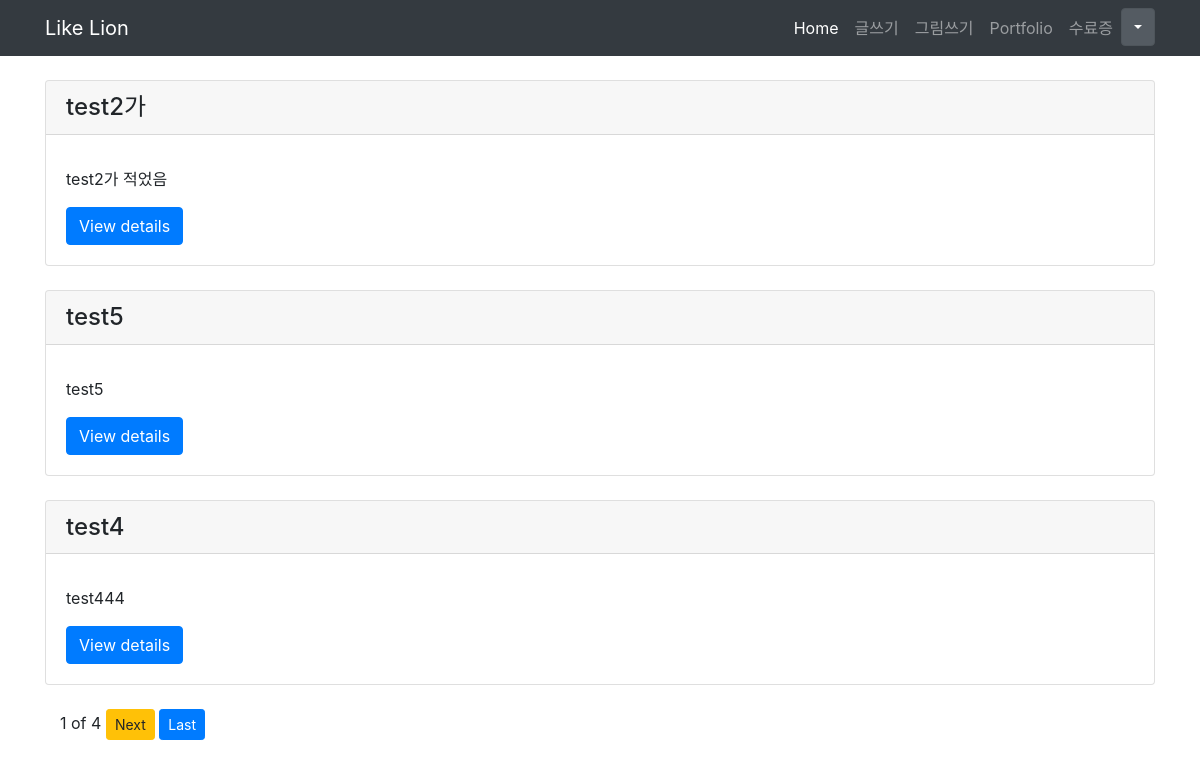
The app's page /, older data.
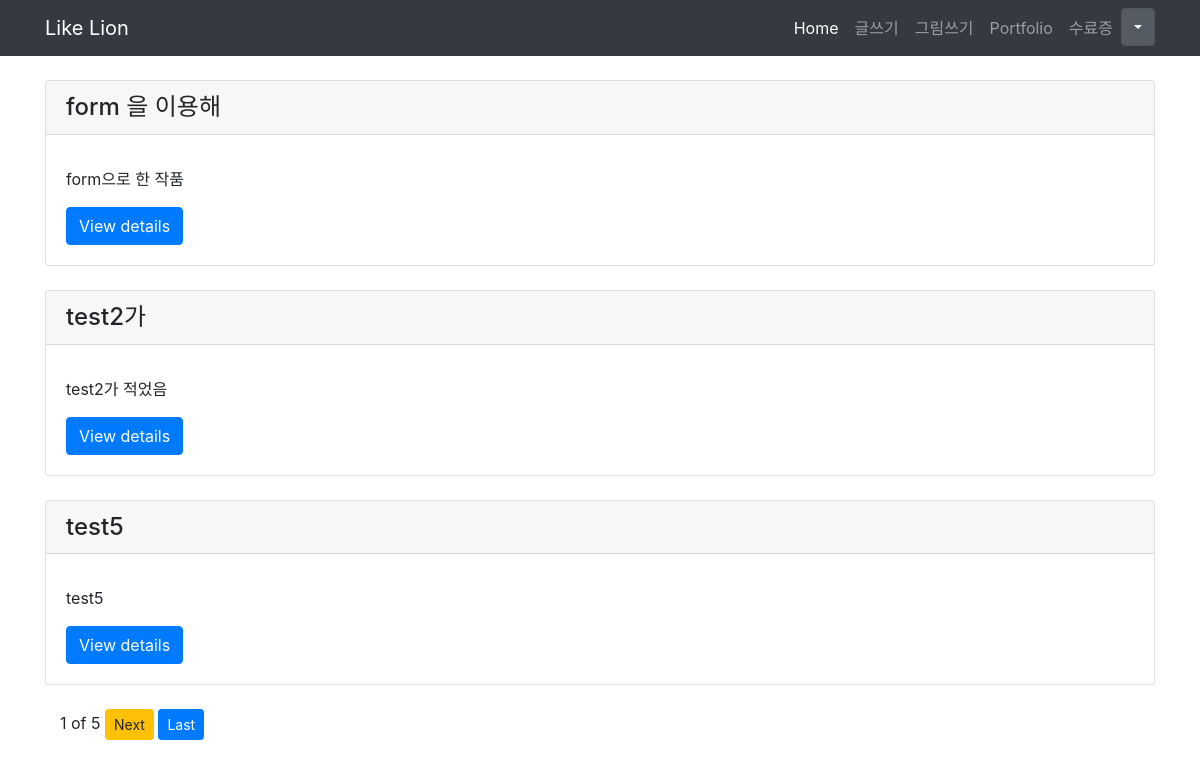
The same page, newer data.
### blog/models.py (models this page shows, shortened)
class Blog(models.Model):
    title = models.CharField(max_length=200)
    pub_date = models.DateTimeField('date published')
    body = models.TextField()
    def summary(self):
        return self.body[:100]

### blog/views.py (the view)
# urls.py: path('', blog.views.home, name='home'),
def home(request):
    blogs = Blog.objects
    blog_list = Blog.objects.all().order_by('-id')
    paginator = Paginator(blog_list, 3)
    page = request.GET.get('page')
    posts = paginator.get_page(page)
    return render(request,'blog/home.html', {'blogs':blogs, 'posts':posts})

### blog/templates/blog/home.html (shortened to what this page needs)
{% extends 'base.html' %}
{% block content %}
{% for blog in posts %}
    <br>
    <div class="card">
    <h4 class="card-header">{{ blog.title }}</h4>
        <div class="card-body">
        <p class="card-text">{{ blog.summary }}</p>
        <a class="btn btn-primary" href="{% url 'detail' blog.id %}" role="button">View details</a>
        </div>
    </div>
{% endfor %}
    <br>
    <div class="container">
    <span>{{posts.number}}</span>
    <span>of</span>
    <span>{{posts.paginator.num_pages}}</span>
    {%if posts.has_next%}
    <a button type="button" class="btn btn-warning btn-sm" href="?page={{posts.next_page_number}}">Next</a>
    <a button type="button" class="btn btn-primary btn-sm" href="?page={{posts.paginator.num_pages}}">Last</a>
    {%endif%}
    </div>
{% endblock %}

### secondproject/templates/base.html (shortened to what this page needs)
<!DOCTYPE html>
<html lang="en">
<head>
    {% load staticfiles %}
    <link rel="stylesheet" href="https://stackpath.bootstrapcdn.com/bootstrap/4.1.3/css/bootstrap.min.css"
>
</head>
<body>
    <nav class="navbar navbar-expand-lg navbar-dark bg-dark">
        <div class="container">
            <a class="navbar-brand" href="{% url 'home' %}">Like Lion</a>
            <div class="collapse navbar-collapse" id="navbarNavAltMarkup">
                <div class="navbar-nav ml-auto">
                    <a class="nav-item nav-link active" href="{% url 'home' %}">Home</span></a>
                    <a class="nav-item nav-link" href="{% url 'newblog' %}">글쓰기</a>
                    <a class="nav-item nav-link" href="{% url 'upload' %}">그림쓰기</a>
                    <a class="nav-item nav-link" href="{% url 'portfolio' %}">Portfolio</a>
                    <a class="nav-item nav-link" href="{% static 'mutsa.pdf' %}">수료증</a>
                    <div class="dropdown show">
                        <a class="btn btn-secondary dropdown-toggle" href="#" role="button" id="dropdownMenuLink" data-toggle="dropdown" aria-haspopup="true" aria-expanded="false"></a>
                </div>
            </div>
        </div>
    </nav>
    <div class="container">
    {% block content %}
    {% endblock %}
    </div>
</body>
</html>

Row changes from the older to the newer data that the page shows:
no longer on this page (row unchanged): Blog: title "test4", summary "test444"
added Blog: title "form 을 이용해", summary "form으로 한 작품"
Text that changed along with them:
{{ posts.paginator.num_pages }}: "4" → "5"
